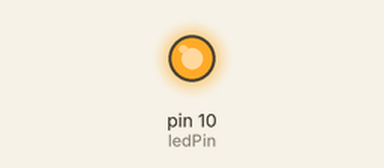
Simulated run of this sketch. Board: Arduino Uno, built with avr-gcc and run on an emulated ATmega328P. Parts: output pins drawn as LEDs (lit = HIGH).

Above: at 0.05 s.
At 10.4 s:
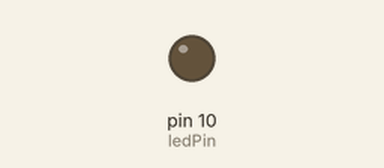
Timing chart, 0 to 14.3 s (numbered marks = the images above):
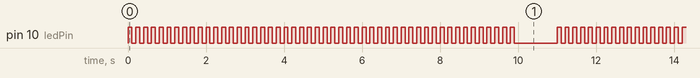

Measured:
- by itself, pin 10 (ledPin): moves between LOW and HIGH, repeating every 11.0 s

The sketch:

for-loop.ino
```cpp
int ledPin = 10;
int delayPeriod = 100;

void setup() {
  // put your setup code here, to run once:
  pinMode(ledPin, OUTPUT);
}

void loop() {
  // put your main code here, to run repeatedly:
  for (int i = 0; i < 50; i++)
  {
    digitalWrite(ledPin, HIGH);
    delay(delayPeriod);
    digitalWrite(ledPin, LOW);
    delay(delayPeriod);
  }
  delay(1000);
}
```
